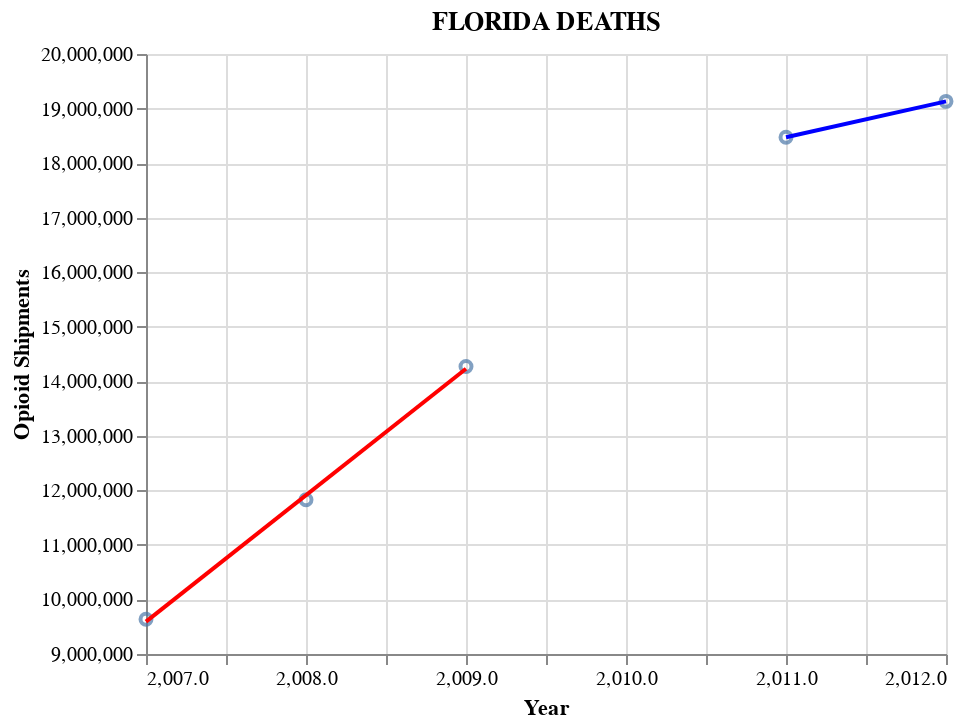

The cell this chart's notebook holds for it:
### Code cell
import altair as alt

base_before = (
    alt.Chart(florida_opioid_before, title="FLORIDA DEATHS")
    .mark_point()
    .encode(
        x=alt.X("Year", title="Year", scale=alt.Scale(zero=False)),
        y=alt.Y(
            "Opioid_Shipment_Per_100K",
            title="Opioid Shipments",
            scale=alt.Scale(zero=False),
        ),
    )
)


fit_before = base_before.transform_regression(
    "Year", "Opioid_Shipment_Per_100K"
).mark_line(color="red")

base_after = (
    alt.Chart(florida_opioid_after, title="FLORIDA DEATHS")
    .mark_point()
    .encode(
        x=alt.X("Year", title="Year", scale=alt.Scale(zero=False)),
        y=alt.Y(
            "Opioid_Shipment_Per_100K",
            title="Opioid Shipments",
            scale=alt.Scale(zero=False),
        ),
    )
)


fit_after = (
    base_after.transform_regression("Year", "Opioid_Shipment_Per_100K")
    .mark_errorband(extent="ci")
    .mark_line(color="blue")
)

base_before + fit_before + base_after + fit_after

### Figure 1 — Vega-Lite specification as saved in the notebook (floating-point values rounded to 4 significant figures)
{"config": {"view": {"continuousWidth": 400, "continuousHeight": 300}}, "layer": [{"mark": "point", "encoding": {"x": {"field": "Year", "scale": {"zero": false}, "title": "Year", "type": "quantitative"}, "y": {"field": "Opioid_Shipment_Per_100K", "scale": {"zero": false}, "title": "Opioid Shipments", "type": "quantitative"}}, "title": "FLORIDA DEATHS"}, {"mark": {"type": "line", "color": "red"}, "encoding": {"x": {"field": "Year", "scale": {"zero": false}, "title": "Year", "type": "quantitative"}, "y": {"field": "Opioid_Shipment_Per_100K", "scale": {"zero": false}, "title": "Opioid Shipments", "type": "quantitative"}}, "title": "FLORIDA DEATHS", "transform": [{"on": "Year", "regression": "Opioid_Shipment_Per_100K"}]}, {"data": {"name": "data-eea82f34ad6977c171d5873a6d3c76a8"}, "mark": "point", "encoding": {"x": {"field": "Year", "scale": {"zero": false}, "title": "Year", "type": "quantitative"}, "y": {"field": "Opioid_Shipment_Per_100K", "scale": {"zero": false}, "title": "Opioid Shipments", "type": "quantitative"}}, "title": "FLORIDA DEATHS"}, {"data": {"name": "data-eea82f34ad6977c171d5873a6d3c76a8"}, "mark": {"type": "line", "color": "blue"}, "encoding": {"x": {"field": "Year", "scale": {"zero": false}, "title": "Year", "type": "quantitative"}, "y": {"field": "Opioid_Shipment_Per_100K", "scale": {"zero": false}, "title": "Opioid Shipments", "type": "quantitative"}}, "title": "FLORIDA DEATHS", "transform": [{"on": "Year", "regression": "Opioid_Shipment_Per_100K"}]}], "data": {"name": "data-9f0efa086cd9b9a7dd9ae6fb588a8d7e"}, "$schema": "https://vega.github.io/schema/vega-lite/v4.17.0.json", "datasets": {"data-9f0efa086cd9b9a7dd9ae6fb588a8d7e": [{"Year": 2007, "Opioid_Shipment_Per_100K": 9636000.0}, {"Year": 2008, "Opioid_Shipment_Per_100K": 11830000.0}, {"Year": 2009, "Opioid_Shipment_Per_100K": 14270000.0}], "data-eea82f34ad6977c171d5873a6d3c76a8": [{"Year": 2011, "Opioid_Shipment_Per_100K": 18470000.0}, {"Year": 2012, "Opioid_Shipment_Per_100K": 19130000.0}]}}
